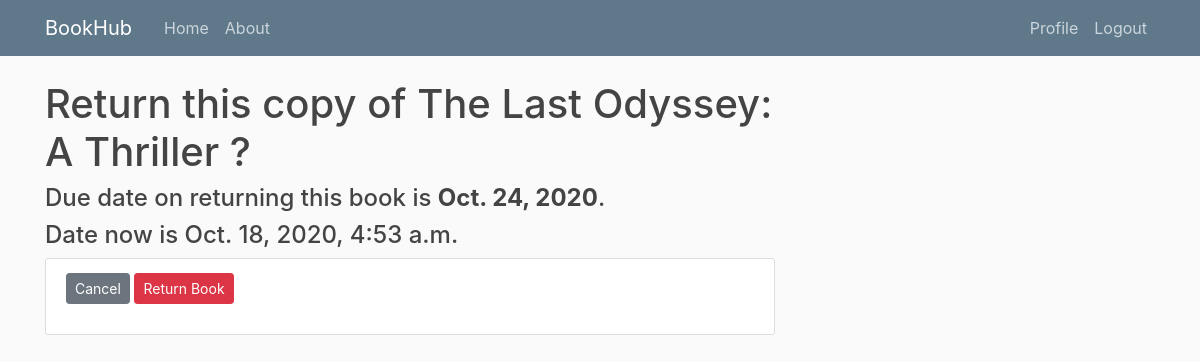
The page /returnBook/45999576-6b0e-4dd8-8f5f-13883508a625 (signed in) on the database its author committed.
### library_website/models.py (models this page shows, shortened)
class Book(models.Model):
	title = models.CharField(max_length = 250)
	author = models.ForeignKey('Author', on_delete=models.CASCADE, null = True) # CASCADE means if a book is deleted, the author won't be deleted
	publisher = models.ForeignKey('Publisher', on_delete=models.CASCADE, null = True)
	year_of_publication = models.CharField('Year of Publication', default='', max_length=4 )
	isbn = models.CharField('ISBN', max_length=13, help_text='13 Character ISBN number')
	dewey = models.CharField('Dewey Decimal System', default='', max_length=3, help_text='3 Digit Call Number based on Book Subject or Genre')
	image = models.ImageField(default='noImage.jpg', upload_to='book_pics', help_text='Upload cover photo of the book')

class BookInstance(models.Model):
	id = models.UUIDField(primary_key=True, default=uuid.uuid4, help_text='Unique ID')
	book = models.ForeignKey('Book', on_delete=models.CASCADE, null=True, help_text='Choose an instance of a book')
	imprint = models.CharField(max_length=200, help_text='Follow this template: Published by [insert author name] on [insert year of publication]')
	due_back = models.DateField(null=True, blank=True, help_text='Follow this template: [YYYY-MM-DD] (Ex.: 2020-04-26) [NOTE: PLEASE LEAVE FIELD AS EMPTY IF THERE IS NO BORROWER]')
	borrower = models.ForeignKey(User, on_delete=models.CASCADE, null=True, blank=True, help_text='[NOTE: PLEASE CHOOSE NULL FIELD IF THERE IS NO BORROWER]')
	LOAN_STATUS = (
		('a', 'Available'),
		('r', 'Reserved'),
	)
	status = models.CharField(
		max_length=1,
		choices=LOAN_STATUS,
		blank=True,
		default='a',
		help_text='Book availability [NOTE: PLEASE SET TO AVAILABLE IF BOOK IS NOT BORROWED]',
	)
	class Meta:
		ordering = ['due_back']

### library_website/decorators.py (the view)
		def wrapper_func(request, *args, **kwargs):
			group = None
			if request.user.groups.exists():
				group = request.user.groups.all()[0].name
			if group in allowed_roles:
				return view_func(request, *args, **kwargs)
			else:
				return HttpResponse('You are not allowed to view this page.')

### library_website/templatetags/restrict_access.py (called while the page is built)
@register.filter(name='has_group')
def has_group(user, BookManager):
    group =  Group.objects.get(name=BookManager)
    return group in user.groups.all()

### library_website/views.py (called while the page is built, shortened)
@allowed_users(allowed_roles=['Student/Teacher'])
def returnBookInstance(request, pk):
    book_instance = BookInstance.objects.get(id=pk)
    book_title = book_instance.book.title
    dueback = book_instance.due_back
    borrower = book_instance.borrower
    status = book_instance.status
    datenow = datetime.now()
    context = {
        'book_instance' : book_instance,
        'book_title' : book_title,
        'dueback' : dueback,
        'datenow' : datenow
    }
    return render(request, 'library_website/returnBook.html', context)

### library_website/templates/library_website/returnBook.html (shortened to what this page needs)
{% extends "library_website/base.html" %}
{% load crispy_forms_tags %}
{% block content %}
<h1> Return this copy of {{book_title}} ?</h1>
<h4> Due date on returning this book is <strong>{{dueback}}</strong>. </h4>
<h4> Date now is {{datenow}} </h4>
	<div class="content-section">
		<form action ="" method ="POST">
			<a class="btn btn-secondary btn-sm mt-1 mb-1" href="{% url 'library-home' %}"> Cancel </a>
			<button class="btn btn-danger btn-sm mt-1 mb-1" type="submit"> Return Book </button>
		</div>
	</div>
{% endblock content %}

### library_website/static/library_website/main.css (style rules this page uses)
body { background: #fafafa; color: #333333; margin-top: 5rem; }
h1, h2, h3, h4, h5, h6 { color: #444444; }
.content-section { background: #ffffff; padding: 10px 20px; border: 1px solid #dddddd; border-radius: 3px; margin-bottom: 20px; }

### rows shown on the page
Book: title "The Last Odyssey: A Thriller"
BookInstance: due_back "Oct. 24, 2020"
